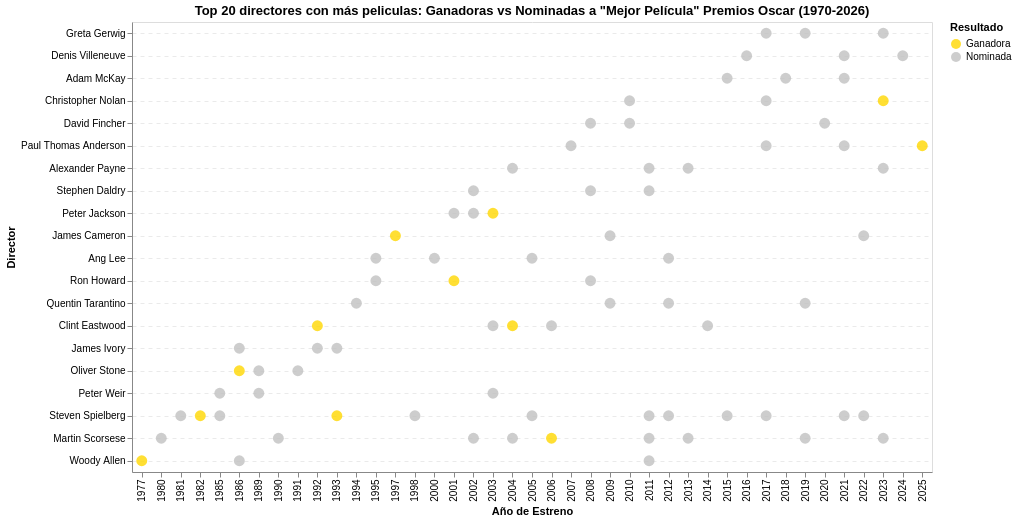

Source (notebook cell):
### Markdown cell above
Un gráfico que muestre a los 20 directores con más peliculas nominada o ganadoras de los Premios Oscar. El amarillo para las películas ganadoras y el gris como nominadas.

### Code cell
df = pd.read_csv('database premios.csv', sep=';')

# 1. Filtramos los años entre 1977 y 2026
df_filtrado = df[(df['AÑO ESTRENO'] >= 1977) & (df['AÑO ESTRENO'] <= 2026)].copy()

# 2. Seleccionamos los 20 directores con más actividad
top_20 = df_filtrado['DIRECTOR'].value_counts().nlargest(20).index.tolist()
df_top = df_filtrado[df_filtrado['DIRECTOR'].isin(top_20)]

# 3. Crear el gráfico de puntos interactivo
chart_puntos = alt.Chart(df_top).mark_circle(size=120, opacity=0.8).encode(
    # Eje X: Años (usamos :O para que se vea como escala ordinal/discreta)
    x=alt.X('AÑO ESTRENO:O',
            title='Año de Estreno'),

    # Eje Y: Directores
    y=alt.Y('DIRECTOR:N',
            title='Director',
            sort='-x'), # Ordenados por cantidad total

    # Color: Dorado para Ganadora, Plata para Nominada
    color=alt.Color('LUGAR:N',
                    title='Resultado',
                    scale=alt.Scale(domain=['Ganadora', 'Nominada'],
                                   range=['#FFD700', '#C0C0C0'])),
    # Tooltip: Información detallada al pasar el ratón
    tooltip=[
        alt.Tooltip('PELÍCULA :N', title='Película'),
        alt.Tooltip('AÑO ESTRENO:O', title='Año'),
        alt.Tooltip('DIRECTOR:N', title='Director'),
        alt.Tooltip('LUGAR:N', title='Resultado')
    ]
).properties(
    title='Top 20 directores con más peliculas: Ganadoras vs Nominadas a "Mejor Película" Premios Oscar (1970-2026)',
    width=800,
    height=450
).configure_axisY(
    grid=True,              # Activa las líneas horizontales
    gridColor='#EAEAEA',    # Color gris muy suave para no distraer
    gridDash=[4, 4],        # Hace que la línea sea punteada [punteado, espacio]
    gridWidth=1             # Grosor de la línea
    ).interactive() # Esto permite hacer zoom y mover el gráfico
# --- PASO 3: Mostrar el resultado ---
chart_puntos

### Figure 1 — Vega-Lite specification as saved in the notebook (floating-point values rounded to 4 significant figures)
{"config": {"view": {"continuousWidth": 300, "continuousHeight": 300}, "axisY": {"grid": true, "gridColor": "#EAEAEA", "gridDash": [4, 4], "gridWidth": 1}}, "data": {"name": "data-e7e73b79f3f5cd855c02d0822931a86b"}, "mark": {"type": "circle", "opacity": 0.8, "size": 120}, "encoding": {"color": {"field": "LUGAR", "scale": {"domain": ["Ganadora", "Nominada"], "range": ["#FFD700", "#C0C0C0"]}, "title": "Resultado", "type": "nominal"}, "tooltip": [{"field": "PELÍCULA ", "title": "Película", "type": "nominal"}, {"field": "AÑO ESTRENO", "title": "Año", "type": "ordinal"}, {"field": "DIRECTOR", "title": "Director", "type": "nominal"}, {"field": "LUGAR", "title": "Resultado", "type": "nominal"}], "x": {"field": "AÑO ESTRENO", "title": "Año de Estreno", "type": "ordinal"}, "y": {"field": "DIRECTOR", "sort": "-x", "title": "Director", "type": "nominal"}}, "height": 450, "params": [{"name": "param_1", "select": {"type": "interval", "encodings": ["x", "y"]}, "bind": "scales"}], "title": "Top 20 directores con más peliculas: Ganadoras vs Nominadas a \"Mejor Película\" Premios Oscar (1970-2026)", "width": 800, "$schema": "https://vega.github.io/schema/vega-lite/v5.20.1.json", "datasets": {"data-e7e73b79f3f5cd855c02d0822931a86b": [{"AÑO ESTRENO": 2025, "PELÍCULA ": "One Battle After Another", "GÉNERO": "Thriller", "SUBGÉNERO ": "Acción", "DIRECTOR": "Paul Thomas Anderson", "ACTOR PRINCIPAL": "Leonardo DiCaprio", "PRODUCTORA/ESTUDIO": "Warner Bros.", "RECAUDACIÓN DOMÉSTICA": "$72.918.884", "RECAUDACIÓN INTERNACIONAL": "$140.000.000", "LUGAR": "Ganadora"}, {"AÑO ESTRENO": 2024, "PELÍCULA ": "Dune: Part Two", "GÉNERO": "Ciencia ficción", "SUBGÉNERO ": "Aventura", "DIRECTOR": "Denis Villeneuve", "ACTOR PRINCIPAL": "Timotheé Chalamet", "PRODUCTORA/ESTUDIO": "Warner Bros.", "RECAUDACIÓN DOMÉSTICA": "$282.144.358", "RECAUDACIÓN INTERNACIONAL": "$432.700.000", "LUGAR": "Nominada"}, {"AÑO ESTRENO": 2023, "PELÍCULA ": "Oppenheimer", "GÉNERO": "Drama", "SUBGÉNERO ": "Biografico", "DIRECTOR": "Christopher Nolan", "ACTOR PRINCIPAL": "Cillian Murphy", "PRODUCTORA/ESTUDIO": "Universal Pictures", "RECAUDACIÓN DOMÉSTICA": "$330.078.895", "RECAUDACIÓN INTERNACIONAL": "$645.732.438", "LUGAR": "Ganadora"}, {"AÑO ESTRENO": 2023, "PELÍCULA ": "Barbie", "GÉNERO": "Aventura / Fantasía", "SUBGÉNERO ": "Comedia", "DIRECTOR": "Greta Gerwig", "ACTOR PRINCIPAL": "Margot Robbie", "PRODUCTORA/ESTUDIO": "Warner Bros.", "RECAUDACIÓN DOMÉSTICA": "$636.238.421", "RECAUDACIÓN INTERNACIONAL": "$810.900.000", "LUGAR": "Nominada"}, {"AÑO ESTRENO": 2023, "PELÍCULA ": "The Holdovers", "GÉNERO": "comedia", "SUBGÉNERO ": "Coming of age", "DIRECTOR": "Alexander Payne", "ACTOR PRINCIPAL": "Paul Giamatti", "PRODUCTORA/ESTUDIO": "Focus Features", "RECAUDACIÓN DOMÉSTICA": "$20.355.375", "RECAUDACIÓN INTERNACIONAL": "$28.467.472", "LUGAR": "Nominada"}, {"AÑO ESTRENO": 2023, "PELÍCULA ": "Killers of the Flower Moon", "GÉNERO": "Drama", "SUBGÉNERO ": "crimen", "DIRECTOR": "Martin Scorsese", "ACTOR PRINCIPAL": "Leonardo DiCaprio", "PRODUCTORA/ESTUDIO": "Apple Studios", "RECAUDACIÓN DOMÉSTICA": "$68.035.488", "RECAUDACIÓN INTERNACIONAL": "$90.737.111", "LUGAR": "Nominada"}, {"AÑO ESTRENO": 2022, "PELÍCULA ": "Avatar: The Way of Water", "GÉNERO": "Ciencia ficción", "SUBGÉNERO ": "acción", "DIRECTOR": "James Cameron", "ACTOR PRINCIPAL": "Sam Worthigton", "PRODUCTORA/ESTUDIO": "20th Century Studios", "RECAUDACIÓN DOMÉSTICA": "$688.459.501", "RECAUDACIÓN INTERNACIONAL": "$1.646.025.119", "LUGAR": "Nominada"}, {"AÑO ESTRENO": 2022, "PELÍCULA ": "The Fabelmans", "GÉNERO": "Drama", "SUBGÉNERO ": "Autobiográfico", "DIRECTOR": "Steven Spielberg", "ACTOR PRINCIPAL": "Michelle Williams", "PRODUCTORA/ESTUDIO": "Universal Pictures", "RECAUDACIÓN DOMÉSTICA": "$17.348.945", "RECAUDACIÓN INTERNACIONAL": "$28.265.268", "LUGAR": "Nominada"}, {"AÑO ESTRENO": 2021, "PELÍCULA ": "Don´t Look Up", "GÉNERO": "Comedia", "SUBGÉNERO ": "Sátira política", "DIRECTOR": "Adam McKay", "ACTOR PRINCIPAL": "Leonardo DiCaprio", "PRODUCTORA/ESTUDIO": "Netflix", "RECAUDACIÓN DOMÉSTICA": null, "RECAUDACIÓN INTERNACIONAL": "$791.863", "LUGAR": "Nominada"}, {"AÑO ESTRENO": 2021, "PELÍCULA ": "Dune ", "GÉNERO": "Ciencia ficción", "SUBGÉNERO ": "aventura", "DIRECTOR": "Denis Villeneuve", "ACTOR PRINCIPAL": "Timothée Chalamet", "PRODUCTORA/ESTUDIO": "Warner Bros.", "RECAUDACIÓN DOMÉSTICA": "$108.897.830", "RECAUDACIÓN INTERNACIONAL": "$301.770.188", "LUGAR": "Nominada"}, {"AÑO ESTRENO": 2021, "PELÍCULA ": "Licorice Pizza", "GÉNERO": "Comedia", "SUBGÉNERO ": "Drama", "DIRECTOR": "Paul Thomas Anderson", "ACTOR PRINCIPAL": "Alana Haim", "PRODUCTORA/ESTUDIO": "MGM", "RECAUDACIÓN DOMÉSTICA": "$17.318.007", "RECAUDACIÓN INTERNACIONAL": "$15.958.068", "LUGAR": "Nominada"}, {"AÑO ESTRENO": 2021, "PELÍCULA ": "West Side Story", "GÉNERO": "Musical", "SUBGÉNERO ": "Romance", "DIRECTOR": "Steven Spielberg", "ACTOR PRINCIPAL": "Rachel Zegler", "PRODUCTORA/ESTUDIO": "20th Century Studios", "RECAUDACIÓN DOMÉSTICA": "$38.530.322", "RECAUDACIÓN INTERNACIONAL": "$37.485.849", "LUGAR": "Nominada"}, {"AÑO ESTRENO": 2020, "PELÍCULA ": "Mank", "GÉNERO": "Drama", "SUBGÉNERO ": "Biográfico", "DIRECTOR": "David Fincher", "ACTOR PRINCIPAL": "Gary Oldman", "PRODUCTORA/ESTUDIO": "Netflix", "RECAUDACIÓN DOMÉSTICA": "$0", "RECAUDACIÓN INTERNACIONAL": "$0", "LUGAR": "Nominada"}, {"AÑO ESTRENO": 2019, "PELÍCULA ": "Little Women", "GÉNERO": "Drama", "SUBGÉNERO ": "romance", "DIRECTOR": "Greta Gerwig", "ACTOR PRINCIPAL": "Saoirse Ronan", "PRODUCTORA/ESTUDIO": "Sony Pictures", "RECAUDACIÓN DOMÉSTICA": "$108.101.214", "RECAUDACIÓN INTERNACIONAL": "$112.001.465", "LUGAR": "Nominada"}, {"AÑO ESTRENO": 2019, "PELÍCULA ": "Once Upon a Time in Hollywood", "GÉNERO": "comedia", "SUBGÉNERO ": "drama", "DIRECTOR": "Quentin Tarantino", "ACTOR PRINCIPAL": "Leonardo DiCaprio", "PRODUCTORA/ESTUDIO": "Sony Pictures", "RECAUDACIÓN DOMÉSTICA": "$142.502.728", "RECAUDACIÓN INTERNACIONAL": "$251.366.880", "LUGAR": "Nominada"}, {"AÑO ESTRENO": 2019, "PELÍCULA ": "The Irishman", "GÉNERO": "Drama", "SUBGÉNERO ": "Crimen", "DIRECTOR": "Martin Scorsese", "ACTOR PRINCIPAL": "Robert De Niro", "PRODUCTORA/ESTUDIO": "Netflix", "RECAUDACIÓN DOMÉSTICA": "$0", "RECAUDACIÓN INTERNACIONAL": "$968.853", "LUGAR": "Nominada"}, {"AÑO ESTRENO": 2018, "PELÍCULA ": "Vice", "GÉNERO": "drama", "SUBGÉNERO ": "comedia", "DIRECTOR": "Adam McKay", "ACTOR PRINCIPAL": "Christian Bale", "PRODUCTORA/ESTUDIO": "Annapurna Pictures", "RECAUDACIÓN DOMÉSTICA": "$47.836.282", "RECAUDACIÓN INTERNACIONAL": "$28.237.206", "LUGAR": "Nominada"}, {"AÑO ESTRENO": 2017, "PELÍCULA ": "Lady Bird", "GÉNERO": "comedia", "SUBGÉNERO ": "drama", "DIRECTOR": "Greta Gerwig", "ACTOR PRINCIPAL": "Saoirse Ronan", "PRODUCTORA/ESTUDIO": "A24", "RECAUDACIÓN DOMÉSTICA": "$48.958.273", "RECAUDACIÓN INTERNACIONAL": "$30.028.205", "LUGAR": "Nominada"}, {"AÑO ESTRENO": 2017, "PELÍCULA ": "Phantom Thread", "GÉNERO": "Drama", "SUBGÉNERO ": "romance", "DIRECTOR": "Paul Thomas Anderson", "ACTOR PRINCIPAL": "Daniel Day-Lewis", "PRODUCTORA/ESTUDIO": "Focus Features", "RECAUDACIÓN DOMÉSTICA": "$21.198.205", "RECAUDACIÓN INTERNACIONAL": "$31.946.827", "LUGAR": "Nominada"}, {"AÑO ESTRENO": 2017, "PELÍCULA ": "The Post", "GÉNERO": "Drama", "SUBGÉNERO ": "historico", "DIRECTOR": "Steven Spielberg", "ACTOR PRINCIPAL": "Meryl Streep", "PRODUCTORA/ESTUDIO": "20th Century Fox", "RECAUDACIÓN DOMÉSTICA": "$81.903.458", "RECAUDACIÓN INTERNACIONAL": "$111.861.206", "LUGAR": "Nominada"}, {"AÑO ESTRENO": 2017, "PELÍCULA ": "Dunkirk", "GÉNERO": "Drama", "SUBGÉNERO ": "Bélico", "DIRECTOR": "Christopher Nolan", "ACTOR PRINCIPAL": "Fionn Whitehead", "PRODUCTORA/ESTUDIO": "Warner Bros.", "RECAUDACIÓN DOMÉSTICA": "$189.740.665", "RECAUDACIÓN INTERNACIONAL": "$359.344.080", "LUGAR": "Nominada"}, {"AÑO ESTRENO": 2016, "PELÍCULA ": "Arrival", "GÉNERO": "Ciencia ficción", "SUBGÉNERO ": "drama", "DIRECTOR": "Denis Villeneuve", "ACTOR PRINCIPAL": "Amy Adams", "PRODUCTORA/ESTUDIO": "Paramount Pictures", "RECAUDACIÓN DOMÉSTICA": "$100.546.139", "RECAUDACIÓN INTERNACIONAL": "$112.212.517", "LUGAR": "Nominada"}, {"AÑO ESTRENO": 2015, "PELÍCULA ": "Bridge of Spies", "GÉNERO": "Drama", "SUBGÉNERO ": "Histórico; espionaje", "DIRECTOR": "Steven Spielberg", "ACTOR PRINCIPAL": "Tom Hanks", "PRODUCTORA/ESTUDIO": "Walt Disney Pictures", "RECAUDACIÓN DOMÉSTICA": "$72.313.754", "RECAUDACIÓN INTERNACIONAL": "$93.164.594", "LUGAR": "Nominada"}, {"AÑO ESTRENO": 2015, "PELÍCULA ": "The Big Short", "GÉNERO": "comedia", "SUBGÉNERO ": "Sátira económica", "DIRECTOR": "Adam McKay", "ACTOR PRINCIPAL": "Christian Bale", "PRODUCTORA/ESTUDIO": "Paramount Pictures", "RECAUDACIÓN DOMÉSTICA": "$70.259.870", "RECAUDACIÓN INTERNACIONAL": "$63.181.000", "LUGAR": "Nominada"}, {"AÑO ESTRENO": 2014, "PELÍCULA ": "American Sniper", "GÉNERO": "Drama", "SUBGÉNERO ": "Bélico; biográfico", "DIRECTOR": "Clint Eastwood", "ACTOR PRINCIPAL": "Bradley Cooper", "PRODUCTORA/ESTUDIO": "Warner Bros.", "RECAUDACIÓN DOMÉSTICA": "$350.159.020", "RECAUDACIÓN INTERNACIONAL": "$197.500.000", "LUGAR": "Nominada"}, {"AÑO ESTRENO": 2013, "PELÍCULA ": "Nebraska", "GÉNERO": "Drama", "SUBGÉNERO ": "Comedia dramática", "DIRECTOR": "Alexander Payne", "ACTOR PRINCIPAL": "Bruce Dern", "PRODUCTORA/ESTUDIO": "Paramount Pictures", "RECAUDACIÓN DOMÉSTICA": "$17.654.912", "RECAUDACIÓN INTERNACIONAL": "$10.027.960", "LUGAR": "Nominada"}, {"AÑO ESTRENO": 2013, "PELÍCULA ": "The Wolf of Wall Street", "GÉNERO": "Drama / Comedia", "SUBGÉNERO ": "Biográfico; crimen", "DIRECTOR": "Martin Scorsese", "ACTOR PRINCIPAL": "Leonardo DiCaprio", "PRODUCTORA/ESTUDIO": "Paramount Pictures", "RECAUDACIÓN DOMÉSTICA": "$116.900.694", "RECAUDACIÓN INTERNACIONAL": "$289.977.539", "LUGAR": "Nominada"}, {"AÑO ESTRENO": 2012, "PELÍCULA ": "Django", "GÉNERO": "Western", "SUBGÉNERO ": "Acción; venganza", "DIRECTOR": "Quentin Tarantino", "ACTOR PRINCIPAL": "Jamie Foxx", "PRODUCTORA/ESTUDIO": "The Weinstein Company", "RECAUDACIÓN DOMÉSTICA": "$162.805.434", "RECAUDACIÓN INTERNACIONAL": "$263.268.939", "LUGAR": "Nominada"}, {"AÑO ESTRENO": 2012, "PELÍCULA ": "Life of Pi", "GÉNERO": "Aventura / Fantasía", "SUBGÉNERO ": "Supervivencia", "DIRECTOR": "Ang Lee", "ACTOR PRINCIPAL": "Suraj Sharma", "PRODUCTORA/ESTUDIO": "20th Century Fox", "RECAUDACIÓN DOMÉSTICA": "$124.987.023", "RECAUDACIÓN INTERNACIONAL": "$484.029.542", "LUGAR": "Nominada"}, {"AÑO ESTRENO": 2012, "PELÍCULA ": "Lincoln", "GÉNERO": "Drama", "SUBGÉNERO ": "Biográfico; histórico", "DIRECTOR": "Steven Spielberg", "ACTOR PRINCIPAL": "Daniel Day-Lewis", "PRODUCTORA/ESTUDIO": "Walt Disney Pictures", "RECAUDACIÓN DOMÉSTICA": "$182.207.973", "RECAUDACIÓN INTERNACIONAL": "$93.085.477", "LUGAR": "Nominada"}, {"AÑO ESTRENO": 2011, "PELÍCULA ": "Hugo", "GÉNERO": "Aventura / Fantasía", "SUBGÉNERO ": "Familiar", "DIRECTOR": "Martin Scorsese", "ACTOR PRINCIPAL": "Asa Butterfield", "PRODUCTORA/ESTUDIO": "Paramount Pictures", "RECAUDACIÓN DOMÉSTICA": "$73.864.507", "RECAUDACIÓN INTERNACIONAL": "$111.905.803", "LUGAR": "Nominada"}, {"AÑO ESTRENO": 2011, "PELÍCULA ": "The Descendants", "GÉNERO": "Drama", "SUBGÉNERO ": "Familiar", "DIRECTOR": "Alexander Payne", "ACTOR PRINCIPAL": "George Clooney", "PRODUCTORA/ESTUDIO": "Searchlight Pictures", "RECAUDACIÓN DOMÉSTICA": "$82.584.160", "RECAUDACIÓN INTERNACIONAL": "$94.659.025", "LUGAR": "Nominada"}, {"AÑO ESTRENO": 2011, "PELÍCULA ": "Midnight in Paris", "GÉNERO": "Comedia / Fantasía", "SUBGÉNERO ": "Romance", "DIRECTOR": "Woody Allen", "ACTOR PRINCIPAL": "Owen Wilson", "PRODUCTORA/ESTUDIO": "Sony Pictures Classics", "RECAUDACIÓN DOMÉSTICA": "$56.817.045", "RECAUDACIÓN INTERNACIONAL": "$94.670.338", "LUGAR": "Nominada"}, {"AÑO ESTRENO": 2011, "PELÍCULA ": "War Horse", "GÉNERO": "Drama", "SUBGÉNERO ": "Bélico", "DIRECTOR": "Steven Spielberg", "ACTOR PRINCIPAL": "Jeremy Irvine", "PRODUCTORA/ESTUDIO": "Walt Disney Pictures", "RECAUDACIÓN DOMÉSTICA": "$79.884.879", "RECAUDACIÓN INTERNACIONAL": "$97.700.000", "LUGAR": "Nominada"}, {"AÑO ESTRENO": 2011, "PELÍCULA ": "Extremely Loud.  Incredible Close", "GÉNERO": "Drama", "SUBGÉNERO ": "Familiar", "DIRECTOR": "Stephen Daldry", "ACTOR PRINCIPAL": "Thomas Horn", "PRODUCTORA/ESTUDIO": "Warner Bros.", "RECAUDACIÓN DOMÉSTICA": "$31.847.881", "RECAUDACIÓN INTERNACIONAL": "$23.400.000", "LUGAR": "Nominada"}, {"AÑO ESTRENO": 2010, "PELÍCULA ": "Black Swan", "GÉNERO": "Drama", "SUBGÉNERO ": "Psicológico; thriller", "DIRECTOR": "Christopher Nolan", "ACTOR PRINCIPAL": "Natalie Portman", "PRODUCTORA/ESTUDIO": "Searchlight Pictures", "RECAUDACIÓN DOMÉSTICA": "$107.770.258", "RECAUDACIÓN INTERNACIONAL": "$222.443.368", "LUGAR": "Nominada"}, {"AÑO ESTRENO": 2010, "PELÍCULA ": "127 Hours", "GÉNERO": "Drama", "SUBGÉNERO ": "Biográfico; supervivencia", "DIRECTOR": "David Fincher", "ACTOR PRINCIPAL": "James Franco", "PRODUCTORA/ESTUDIO": "Searchlight Pictures", "RECAUDACIÓN DOMÉSTICA": "$18.335.230", "RECAUDACIÓN INTERNACIONAL": "$42.403.567", "LUGAR": "Nominada"}, {"AÑO ESTRENO": 2009, "PELÍCULA ": "Avatar ", "GÉNERO": "Ciencia ficción", "SUBGÉNERO ": "Aventura; épico", "DIRECTOR": "James Cameron", "ACTOR PRINCIPAL": "Sam Worthington", "PRODUCTORA/ESTUDIO": "20th Century Fox", "RECAUDACIÓN DOMÉSTICA": "$785.221.649", "RECAUDACIÓN INTERNACIONAL": "$2.138.484.377", "LUGAR": "Nominada"}, {"AÑO ESTRENO": 2009, "PELÍCULA ": "Inglourious Bastards", "GÉNERO": "Drama", "SUBGÉNERO ": "Bélico; ucronía", "DIRECTOR": "Quentin Tarantino", "ACTOR PRINCIPAL": "Brad Pitt", "PRODUCTORA/ESTUDIO": "The Weinstein Company", "RECAUDACIÓN DOMÉSTICA": "$120.540.719", "RECAUDACIÓN INTERNACIONAL": "$200.919.009", "LUGAR": "Nominada"}, {"AÑO ESTRENO": 2008, "PELÍCULA ": "Frost/Nixon", "GÉNERO": "Drama", "SUBGÉNERO ": "Histórico; político", "DIRECTOR": "Ron Howard", "ACTOR PRINCIPAL": "Frank Langella", "PRODUCTORA/ESTUDIO": "Universal Pictures", "RECAUDACIÓN DOMÉSTICA": "$18.622.031", "RECAUDACIÓN INTERNACIONAL": "$8.804.304", "LUGAR": "Nominada"}, {"AÑO ESTRENO": 2008, "PELÍCULA ": "The Curious Case of Benjamin Button", "GÉNERO": "Drama", "SUBGÉNERO ": "Fantasía; romance", "DIRECTOR": "David Fincher", "ACTOR PRINCIPAL": "Brad Pitt", "PRODUCTORA/ESTUDIO": "Paramount Pictures", "RECAUDACIÓN DOMÉSTICA": "$127.509.326", "RECAUDACIÓN INTERNACIONAL": "$208.293.460", "LUGAR": "Nominada"}, {"AÑO ESTRENO": 2008, "PELÍCULA ": "The Reader", "GÉNERO": "Drama", "SUBGÉNERO ": "Romance; histórico", "DIRECTOR": "Stephen Daldry", "ACTOR PRINCIPAL": "Kate Winslet", "PRODUCTORA/ESTUDIO": "The Weinstein Company", "RECAUDACIÓN DOMÉSTICA": "$34.194.407", "RECAUDACIÓN INTERNACIONAL": "$74.708.079", "LUGAR": "Nominada"}, {"AÑO ESTRENO": 2007, "PELÍCULA ": "There Will Be Blood", "GÉNERO": "Drama", "SUBGÉNERO ": "Histórico", "DIRECTOR": "Paul Thomas Anderson", "ACTOR PRINCIPAL": "Daniel Day-Lewis", "PRODUCTORA/ESTUDIO": "Paramount Pictures", "RECAUDACIÓN DOMÉSTICA": "$40.222.514", "RECAUDACIÓN INTERNACIONAL": "$36.209.961", "LUGAR": "Nominada"}, {"AÑO ESTRENO": 2006, "PELÍCULA ": "The Departed", "GÉNERO": "Drama", "SUBGÉNERO ": "Crimen; thriller", "DIRECTOR": "Martin Scorsese", "ACTOR PRINCIPAL": "Leonardo DiCaprio", "PRODUCTORA/ESTUDIO": "Warner Bros.", "RECAUDACIÓN DOMÉSTICA": "$132.399.394", "RECAUDACIÓN INTERNACIONAL": "$159.695.642", "LUGAR": "Ganadora"}, {"AÑO ESTRENO": 2006, "PELÍCULA ": "Letters from Iwo Jima", "GÉNERO": "Drama", "SUBGÉNERO ": "Bélico", "DIRECTOR": "Clint Eastwood", "ACTOR PRINCIPAL": "Ken Watanabe", "PRODUCTORA/ESTUDIO": "Warner Bros.", "RECAUDACIÓN DOMÉSTICA": "$13.756.082", "RECAUDACIÓN INTERNACIONAL": "$54.917.146", "LUGAR": "Nominada"}, {"AÑO ESTRENO": 2005, "PELÍCULA ": "Munich", "GÉNERO": "Drama", "SUBGÉNERO ": "Histórico; thriller", "DIRECTOR": "Steven Spielberg", "ACTOR PRINCIPAL": "Eric Bana", "PRODUCTORA/ESTUDIO": "Universal Pictures", "RECAUDACIÓN DOMÉSTICA": "$47.403.685", "RECAUDACIÓN INTERNACIONAL": "$83.578.444", "LUGAR": "Nominada"}, {"AÑO ESTRENO": 2005, "PELÍCULA ": "Brokeback Mountain", "GÉNERO": "Drama", "SUBGÉNERO ": "Romance", "DIRECTOR": "Ang Lee", "ACTOR PRINCIPAL": "Heath Ledger", "PRODUCTORA/ESTUDIO": "Focus Features", "RECAUDACIÓN DOMÉSTICA": "$84.111.816", "RECAUDACIÓN INTERNACIONAL": "$95.019.405", "LUGAR": "Nominada"}, {"AÑO ESTRENO": 2004, "PELÍCULA ": "Million Dollar Baby", "GÉNERO": "Drama", "SUBGÉNERO ": "Deportivo", "DIRECTOR": "Clint Eastwood", "ACTOR PRINCIPAL": "Hilary Swank", "PRODUCTORA/ESTUDIO": "Warner Bros.", "RECAUDACIÓN DOMÉSTICA": "$100.492.203", "RECAUDACIÓN INTERNACIONAL": "$116.271.443", "LUGAR": "Ganadora"}, {"AÑO ESTRENO": 2004, "PELÍCULA ": "The Aviator", "GÉNERO": "Drama", "SUBGÉNERO ": "Biográfico", "DIRECTOR": "Martin Scorsese", "ACTOR PRINCIPAL": "Leonardo DiCaprio", "PRODUCTORA/ESTUDIO": "Warner Bros.", "RECAUDACIÓN DOMÉSTICA": "$102.610.330", "RECAUDACIÓN INTERNACIONAL": "$111.109.612", "LUGAR": "Nominada"}, {"AÑO ESTRENO": 2004, "PELÍCULA ": "Sideways", "GÉNERO": "Comedia / Drama", "SUBGÉNERO ": "Viaje; vino", "DIRECTOR": "Alexander Payne", "ACTOR PRINCIPAL": "Paul Giamatti", "PRODUCTORA/ESTUDIO": "Searchlight Pictures", "RECAUDACIÓN DOMÉSTICA": "$71.503.593", "RECAUDACIÓN INTERNACIONAL": "$38.203.338", "LUGAR": "Nominada"}, {"AÑO ESTRENO": 2003, "PELÍCULA ": "The Lord of the Rings: The Return of the King", "GÉNERO": "Fantasía", "SUBGÉNERO ": "Aventura; épico", "DIRECTOR": "Peter Jackson", "ACTOR PRINCIPAL": "Elijah Wood", "PRODUCTORA/ESTUDIO": "New Line Cinema", "RECAUDACIÓN DOMÉSTICA": "$386.975.644", "RECAUDACIÓN INTERNACIONAL": "$761.678.411", "LUGAR": "Ganadora"}, {"AÑO ESTRENO": 2003, "PELÍCULA ": "Mystic River", "GÉNERO": "Drama", "SUBGÉNERO ": "Crimen", "DIRECTOR": "Clint Eastwood", "ACTOR PRINCIPAL": "Sean Penn", "PRODUCTORA/ESTUDIO": "Warner Bros.", "RECAUDACIÓN DOMÉSTICA": "$90.135.191", "RECAUDACIÓN INTERNACIONAL": "$66.460.000", "LUGAR": "Nominada"}, {"AÑO ESTRENO": 2003, "PELÍCULA ": "Master and Commander: The Far Side of the World", "GÉNERO": "Drama", "SUBGÉNERO ": "Aventura; bélico", "DIRECTOR": "Peter Weir", "ACTOR PRINCIPAL": "Russell Crowe", "PRODUCTORA/ESTUDIO": "20th Century Fox", "RECAUDACIÓN DOMÉSTICA": "$93.927.920", "RECAUDACIÓN INTERNACIONAL": "$117.694.615", "LUGAR": "Nominada"}, {"AÑO ESTRENO": 2002, "PELÍCULA ": "Gangs of New York", "GÉNERO": "Drama", "SUBGÉNERO ": "Histórico; crimen", "DIRECTOR": "Martin Scorsese", "ACTOR PRINCIPAL": "Leonardo DiCaprio", "PRODUCTORA/ESTUDIO": "Miramax", "RECAUDACIÓN DOMÉSTICA": "$77.812.000", "RECAUDACIÓN INTERNACIONAL": "$115.960.504", "LUGAR": "Nominada"}, {"AÑO ESTRENO": 2002, "PELÍCULA ": "The Hours", "GÉNERO": "Drama", "SUBGÉNERO ": "Psicológico", "DIRECTOR": "Stephen Daldry", "ACTOR PRINCIPAL": "Nicole Kidman", "PRODUCTORA/ESTUDIO": "Paramount Pictures", "RECAUDACIÓN DOMÉSTICA": "$41.675.994", "RECAUDACIÓN INTERNACIONAL": "$67.170.137", "LUGAR": "Nominada"}, {"AÑO ESTRENO": 2002, "PELÍCULA ": "The Lord of the Rings: The Two Towers", "GÉNERO": "Fantasía", "SUBGÉNERO ": "Aventura", "DIRECTOR": "Peter Jackson", "ACTOR PRINCIPAL": "Elijah Wood", "PRODUCTORA/ESTUDIO": "New Line Cinema", "RECAUDACIÓN DOMÉSTICA": "$350.104.956", "RECAUDACIÓN INTERNACIONAL": "$594.197.575", "LUGAR": "Nominada"}, {"AÑO ESTRENO": 2001, "PELÍCULA ": "A Beautiful Mind", "GÉNERO": "Drama", "SUBGÉNERO ": "Biográfico", "DIRECTOR": "Ron Howard", "ACTOR PRINCIPAL": "Russell Crowe", "PRODUCTORA/ESTUDIO": "Universal Pictures", "RECAUDACIÓN DOMÉSTICA": "$170.742.341", "RECAUDACIÓN INTERNACIONAL": "$146.048.916", "LUGAR": "Ganadora"}, {"AÑO ESTRENO": 2001, "PELÍCULA ": "The Lord of the Rings: The Fellowship of the Ring", "GÉNERO": "Fantasía", "SUBGÉNERO ": "Aventura", "DIRECTOR": "Peter Jackson", "ACTOR PRINCIPAL": "Elijah Wood", "PRODUCTORA/ESTUDIO": "New Line Cinema", "RECAUDACIÓN DOMÉSTICA": "$325.873.309", "RECAUDACIÓN INTERNACIONAL": "$570.569.852", "LUGAR": "Nominada"}, {"AÑO ESTRENO": 2000, "PELÍCULA ": "Crouching Tiger. Hidden Dragon", "GÉNERO": "Acción", "SUBGÉNERO ": "Aventura; artes marciales", "DIRECTOR": "Ang Lee", "ACTOR PRINCIPAL": "Chow Yun-fat", "PRODUCTORA/ESTUDIO": "Sony Pictures Classics", "RECAUDACIÓN DOMÉSTICA": "$128.530.421", "RECAUDACIÓN INTERNACIONAL": "$85.447.751", "LUGAR": "Nominada"}, {"AÑO ESTRENO": 1998, "PELÍCULA ": "Saving Private Ryan", "GÉNERO": "Bélico", "SUBGÉNERO ": "Drama bélico / Acción", "DIRECTOR": "Steven Spielberg", "ACTOR PRINCIPAL": "Tom Hanks", "PRODUCTORA/ESTUDIO": "Paramount Pictures", "RECAUDACIÓN DOMÉSTICA": "$217.049.603", "RECAUDACIÓN INTERNACIONAL": "$265.300.000", "LUGAR": "Nominada"}, {"AÑO ESTRENO": 1997, "PELÍCULA ": "Titanic", "GÉNERO": "Romance", "SUBGÉNERO ": "drama", "DIRECTOR": "James Cameron", "ACTOR PRINCIPAL": "Leonardo DiCaprio", "PRODUCTORA/ESTUDIO": "20th Century Fox", "RECAUDACIÓN DOMÉSTICA": "$674.354.882", "RECAUDACIÓN INTERNACIONAL": "$1.590.450.697", "LUGAR": "Ganadora"}, {"AÑO ESTRENO": 1995, "PELÍCULA ": "Apolo 13", "GÉNERO": "Drama", "SUBGÉNERO ": "Histórico / Aventura espacial", "DIRECTOR": "Ron Howard", "ACTOR PRINCIPAL": "Tom Hanks", "PRODUCTORA/ESTUDIO": "Universal Pictures", "RECAUDACIÓN DOMÉSTICA": "$174.692.658", "RECAUDACIÓN INTERNACIONAL": "$181.077.570", "LUGAR": "Nominada"}, {"AÑO ESTRENO": 1995, "PELÍCULA ": "Sense and Sensibility", "GÉNERO": "Romance", "SUBGÉNERO ": "Drama de época", "DIRECTOR": "Ang Lee", "ACTOR PRINCIPAL": "Emma Thompson", "PRODUCTORA/ESTUDIO": "Columbia Pictures", "RECAUDACIÓN DOMÉSTICA": "$43.436.071", "RECAUDACIÓN INTERNACIONAL": "$91.400.000", "LUGAR": "Nominada"}, {"AÑO ESTRENO": 1994, "PELÍCULA ": "Pulp Fiction", "GÉNERO": "Crimen", "SUBGÉNERO ": "comedia negra", "DIRECTOR": "Quentin Tarantino", "ACTOR PRINCIPAL": "John Travolta", "PRODUCTORA/ESTUDIO": "Miramax", "RECAUDACIÓN DOMÉSTICA": "$107.928.762", "RECAUDACIÓN INTERNACIONAL": "$106.000.000", "LUGAR": "Nominada"}, {"AÑO ESTRENO": 1993, "PELÍCULA ": "Schindler's List", "GÉNERO": "Drama", "SUBGÉNERO ": "historico", "DIRECTOR": "Steven Spielberg", "ACTOR PRINCIPAL": "Liam Neeson", "PRODUCTORA/ESTUDIO": "Universal Pictures", "RECAUDACIÓN DOMÉSTICA": "$96.898.818", "RECAUDACIÓN INTERNACIONAL": "$225.262.427", "LUGAR": "Ganadora"}, {"AÑO ESTRENO": 1993, "PELÍCULA ": "Remains of the Days", "GÉNERO": "Drama", "SUBGÉNERO ": "romance", "DIRECTOR": "James Ivory", "ACTOR PRINCIPAL": "Anthony Hopkins", "PRODUCTORA/ESTUDIO": "Columbia Pictures", "RECAUDACIÓN DOMÉSTICA": "$23.237.911", "RECAUDACIÓN INTERNACIONAL": "$23.237.911", "LUGAR": "Nominada"}, {"AÑO ESTRENO": 1992, "PELÍCULA ": "Unforgiven", "GÉNERO": "Western", "SUBGÉNERO ": "drama", "DIRECTOR": "Clint Eastwood", "ACTOR PRINCIPAL": "Clint Eastwood", "PRODUCTORA/ESTUDIO": "Warner Bros.", "RECAUDACIÓN DOMÉSTICA": "$101.167.799", "RECAUDACIÓN INTERNACIONAL": "$58.000.000", "LUGAR": "Ganadora"}, {"AÑO ESTRENO": 1992, "PELÍCULA ": "Howards End", "GÉNERO": "Drama", "SUBGÉNERO ": "romance", "DIRECTOR": "James Ivory", "ACTOR PRINCIPAL": "Anthony Hopkins", "PRODUCTORA/ESTUDIO": "Columbia Pictures", "RECAUDACIÓN DOMÉSTICA": "$26.126.837", "RECAUDACIÓN INTERNACIONAL": "$348.226", "LUGAR": "Nominada"}, {"AÑO ESTRENO": 1991, "PELÍCULA ": "J.F.K ", "GÉNERO": "Drama", "SUBGÉNERO ": "historico", "DIRECTOR": "Oliver Stone", "ACTOR PRINCIPAL": "Kevin Costner", "PRODUCTORA/ESTUDIO": "Warner Bros.", "RECAUDACIÓN DOMÉSTICA": "$70.405.498", "RECAUDACIÓN INTERNACIONAL": "$135.000.000", "LUGAR": "Nominada"}, {"AÑO ESTRENO": 1990, "PELÍCULA ": "Goodfellas", "GÉNERO": "Crimen", "SUBGÉNERO ": "drama", "DIRECTOR": "Martin Scorsese", "ACTOR PRINCIPAL": "Ray Liotta", "PRODUCTORA/ESTUDIO": "Warner Bros.", "RECAUDACIÓN DOMÉSTICA": "$46.909.721", "RECAUDACIÓN INTERNACIONAL": "$127.063", "LUGAR": "Nominada"}, {"AÑO ESTRENO": 1989, "PELÍCULA ": "Born on the Fourth of July", "GÉNERO": "Drama", "SUBGÉNERO ": "Bélico; biográfico", "DIRECTOR": "Oliver Stone", "ACTOR PRINCIPAL": "Tom Cruise", "PRODUCTORA/ESTUDIO": "Universal Pictures", "RECAUDACIÓN DOMÉSTICA": "$70.001.698", "RECAUDACIÓN INTERNACIONAL": "$91.000.000", "LUGAR": "Nominada"}, {"AÑO ESTRENO": 1989, "PELÍCULA ": "Dead Poets Society", "GÉNERO": "Drama", "SUBGÉNERO ": "educación", "DIRECTOR": "Peter Weir", "ACTOR PRINCIPAL": "Robin Williams", "PRODUCTORA/ESTUDIO": "Touchstone Pictures", "RECAUDACIÓN DOMÉSTICA": "$95.860.116", "RECAUDACIÓN INTERNACIONAL": "$140.000.000", "LUGAR": "Nominada"}, {"AÑO ESTRENO": 1986, "PELÍCULA ": "Platoon", "GÉNERO": "Bélico", "SUBGÉNERO ": "Drama bélico", "DIRECTOR": "Oliver Stone", "ACTOR PRINCIPAL": "Charlie Sheen", "PRODUCTORA/ESTUDIO": "Orion Pictures", "RECAUDACIÓN DOMÉSTICA": "$138.530.565", "RECAUDACIÓN INTERNACIONAL": "$15.690", "LUGAR": "Ganadora"}, {"AÑO ESTRENO": 1986, "PELÍCULA ": "Hannah and Her Sisters", "GÉNERO": "Comedia", "SUBGÉNERO ": "Comedia dramática", "DIRECTOR": "Woody Allen", "ACTOR PRINCIPAL": "Mia Farrow", "PRODUCTORA/ESTUDIO": "Orion Pictures", "RECAUDACIÓN DOMÉSTICA": "$40.084.041", "RECAUDACIÓN INTERNACIONAL": "$40.084.041", "LUGAR": "Nominada"}, {"AÑO ESTRENO": 1986, "PELÍCULA ": "A Room with a View", "GÉNERO": "Romance", "SUBGÉNERO ": "Drama de época", "DIRECTOR": "James Ivory", "ACTOR PRINCIPAL": "Helena Bonham Carter", "PRODUCTORA/ESTUDIO": "Goldcrest Films", "RECAUDACIÓN DOMÉSTICA": "$20.966.644", "RECAUDACIÓN INTERNACIONAL": "$3.592.656", "LUGAR": "Nominada"}, {"AÑO ESTRENO": 1985, "PELÍCULA ": "The Color Purple", "GÉNERO": "Drama", "SUBGÉNERO ": "Drama social / Histórico", "DIRECTOR": "Steven Spielberg", "ACTOR PRINCIPAL": "Whoopi Goldberg", "PRODUCTORA/ESTUDIO": "Warner Bros.", "RECAUDACIÓN DOMÉSTICA": "$98.467.863", "RECAUDACIÓN INTERNACIONAL": "$98.467.863", "LUGAR": "Nominada"}, {"AÑO ESTRENO": 1985, "PELÍCULA ": "Witness", "GÉNERO": "Thriller", "SUBGÉNERO ": "Crimen / Drama", "DIRECTOR": "Peter Weir", "ACTOR PRINCIPAL": "Harrison Ford", "PRODUCTORA/ESTUDIO": "Paramount Pictures", "RECAUDACIÓN DOMÉSTICA": "$68.706.993", "RECAUDACIÓN INTERNACIONAL": "$466", "LUGAR": "Nominada"}, {"AÑO ESTRENO": 1982, "PELÍCULA ": "E.T. the Extra-Terrestrial", "GÉNERO": "Ciencia ficción", "SUBGÉNERO ": "Aventura / Familiar", "DIRECTOR": "Steven Spielberg", "ACTOR PRINCIPAL": "E.T.", "PRODUCTORA/ESTUDIO": "Universal Pictures", "RECAUDACIÓN DOMÉSTICA": "$439.454.989", "RECAUDACIÓN INTERNACIONAL": "$357.852.418", "LUGAR": "Ganadora"}, {"AÑO ESTRENO": 1981, "PELÍCULA ": "Raiders of the Lost Ark", "GÉNERO": "Aventura", "SUBGÉNERO ": "Aventura / Acción", "DIRECTOR": "Steven Spielberg", "ACTOR PRINCIPAL": "Harrison Ford", "PRODUCTORA/ESTUDIO": "Paramount Pictures", "RECAUDACIÓN DOMÉSTICA": "$248.159.971", "RECAUDACIÓN INTERNACIONAL": "$141.766.000", "LUGAR": "Nominada"}, {"AÑO ESTRENO": 1980, "PELÍCULA ": "Raging Bull", "GÉNERO": "Drama", "SUBGÉNERO ": "Biográfico / Deportivo", "DIRECTOR": "Martin Scorsese", "ACTOR PRINCIPAL": "Robert De Niro", "PRODUCTORA/ESTUDIO": "United Artists", "RECAUDACIÓN DOMÉSTICA": "$23.383.987", "RECAUDACIÓN INTERNACIONAL": "$19.646", "LUGAR": "Nominada"}, {"AÑO ESTRENO": 1977, "PELÍCULA ": "Annie Hall", "GÉNERO": "Comedia", "SUBGÉNERO ": "Comedia romántica", "DIRECTOR": "Woody Allen", "ACTOR PRINCIPAL": "Woody Allen", "PRODUCTORA/ESTUDIO": "United Artists", "RECAUDACIÓN DOMÉSTICA": null, "RECAUDACIÓN INTERNACIONAL": null, "LUGAR": "Ganadora"}]}}
